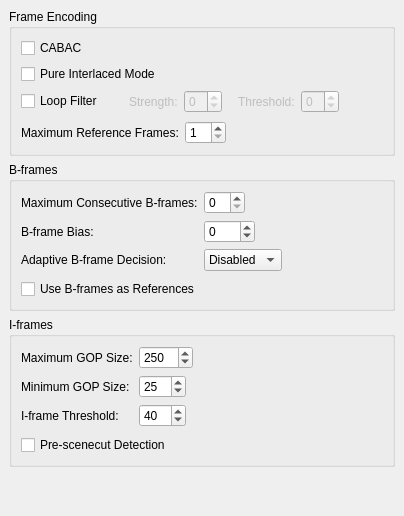
     <widget class="QWidget" name="tab_4" >
      <attribute name="title" >
       <string>Frame</string>
      </attribute>
      <layout class="QVBoxLayout" >
       <property name="margin" >
        <number>9</number>
       </property>
       <property name="spacing" >
        <number>6</number>
       </property>
       <item>
        <widget class="QGroupBox" name="groupBox_6" >
         <property name="title" >
          <string>Frame Encoding</string>
         </property>
         <layout class="QVBoxLayout" >
          <property name="margin" >
           <number>9</number>
          </property>
          <property name="spacing" >
           <number>6</number>
          </property>
          <item>
           <widget class="QCheckBox" name="cabacCheckBox" >
            <property name="text" >
             <string>CABAC</string>
            </property>
           </widget>
          </item>
          <item>
           <widget class="QCheckBox" name="interlacedCheckBox" >
            <property name="text" >
             <string>Pure Interlaced Mode</string>
            </property>
           </widget>
          </item>
          <item>
           <layout class="QHBoxLayout" >
            <property name="margin" >
             <number>0</number>
            </property>
            <property name="spacing" >
             <number>6</number>
            </property>
            <item>
             <widget class="QCheckBox" name="loopFilterCheckBox" >
              <property name="text" >
               <string>Loop Filter</string>
              </property>
             </widget>
            </item>
            <item>
             <layout class="QHBoxLayout" >
              <property name="margin" >
               <number>0</number>
              </property>
              <property name="spacing" >
               <number>6</number>
              </property>
              <item>
               <spacer>
                <property name="orientation" >
                 <enum>Qt::Horizontal</enum>
                </property>
                <property name="sizeType" >
                 <enum>QSizePolicy::Fixed</enum>
                </property>
                <property name="sizeHint" >
                 <size>
                  <width>20</width>
                  <height>20</height>
                 </size>
                </property>
               </spacer>
              </item>
              <item>
               <layout class="QHBoxLayout" >
                <property name="margin" >
                 <number>0</number>
                </property>
                <property name="spacing" >
                 <number>6</number>
                </property>
                <item>
                 <widget class="QLabel" name="alphaC0Label" >
                  <property name="enabled" >
                   <bool>false</bool>
                  </property>
                  <property name="text" >
                   <string>Strength:</string>
                  </property>
                 </widget>
                </item>
                <item>
                 <widget class="QSpinBox" name="alphaC0SpinBox" >
                  <property name="enabled" >
                   <bool>false</bool>
                  </property>
                  <property name="maximum" >
                   <number>6</number>
                  </property>
                  <property name="minimum" >
                   <number>-6</number>
                  </property>
                 </widget>
                </item>
                <item>
                 <spacer>
                  <property name="orientation" >
                   <enum>Qt::Horizontal</enum>
                  </property>
                  <property name="sizeType" >
                   <enum>QSizePolicy::Fixed</enum>
                  </property>
                  <property name="sizeHint" >
                   <size>
                    <width>10</width>
                    <height>20</height>
                   </size>
                  </property>
                 </spacer>
                </item>
                <item>
                 <widget class="QLabel" name="betaLabel" >
                  <property name="enabled" >
                   <bool>false</bool>
                  </property>
                  <property name="text" >
                   <string>Threshold:</string>
                  </property>
                 </widget>
                </item>
                <item>
                 <widget class="QSpinBox" name="betaSpinBox" >
                  <property name="enabled" >
                   <bool>false</bool>
                  </property>
                  <property name="maximum" >
                   <number>6</number>
                  </property>
                  <property name="minimum" >
                   <number>-6</number>
                  </property>
                 </widget>
                </item>
                <item>
                 <spacer>
                  <property name="orientation" >
                   <enum>Qt::Horizontal</enum>
                  </property>
                  <property name="sizeType" >
                   <enum>QSizePolicy::MinimumExpanding</enum>
                  </property>
                  <property name="sizeHint" >
                   <size>
                    <width>10</width>
                    <height>20</height>
                   </size>
                  </property>
                 </spacer>
                </item>
               </layout>
              </item>
             </layout>
            </item>
           </layout>
          </item>
          <item>
           <spacer>
            <property name="orientation" >
             <enum>Qt::Vertical</enum>
            </property>
            <property name="sizeType" >
             <enum>QSizePolicy::Fixed</enum>
            </property>
            <property name="sizeHint" >
             <size>
              <width>20</width>
              <height>2</height>
             </size>
            </property>
           </spacer>
          </item>
          <item>
           <layout class="QHBoxLayout" >
            <property name="margin" >
             <number>0</number>
            </property>
            <property name="spacing" >
             <number>6</number>
            </property>
            <item>
             <widget class="QLabel" name="label_30" >
              <property name="text" >
               <string>Maximum Reference Frames:</string>
              </property>
             </widget>
            </item>
            <item>
             <layout class="QHBoxLayout" >
              <property name="margin" >
               <number>0</number>
              </property>
              <property name="spacing" >
               <number>6</number>
              </property>
              <item>
               <widget class="QSpinBox" name="refFramesSpinBox" >
                <property name="maximum" >
                 <number>16</number>
                </property>
                <property name="minimum" >
                 <number>1</number>
                </property>
               </widget>
              </item>
              <item>
               <spacer>
                <property name="orientation" >
                 <enum>Qt::Horizontal</enum>
                </property>
                <property name="sizeType" >
                 <enum>QSizePolicy::MinimumExpanding</enum>
                </property>
                <property name="sizeHint" >
                 <size>
                  <width>10</width>
                  <height>20</height>
                 </size>
                </property>
               </spacer>
              </item>
             </layout>
            </item>
           </layout>
          </item>
         </layout>
        </widget>
       </item>
       <item>
        <widget class="QGroupBox" name="groupBox_9" >
         <property name="title" >
          <string>B-frames</string>
         </property>
         <layout class="QVBoxLayout" >
          <property name="margin" >
           <number>9</number>
          </property>
          <property name="spacing" >
           <number>6</number>
          </property>
          <item>
           <layout class="QGridLayout" >
            <property name="margin" >
             <number>0</number>
            </property>
            <property name="spacing" >
             <number>6</number>
            </property>
            <item row="0" column="0" >
             <widget class="QLabel" name="label_31" >
              <property name="text" >
               <string>Maximum Consecutive B-frames:</string>
              </property>
             </widget>
            </item>
            <item row="2" column="0" >
             <widget class="QLabel" name="label_4" >
              <property name="text" >
               <string>Adaptive B-frame Decision:</string>
              </property>
             </widget>
            </item>
            <item row="1" column="0" >
             <widget class="QLabel" name="label_29" >
              <property name="text" >
               <string>B-frame Bias:</string>
              </property>
             </widget>
            </item>
            <item row="2" column="1" >
             <layout class="QHBoxLayout" >
              <property name="margin" >
               <number>0</number>
              </property>
              <property name="spacing" >
               <number>6</number>
              </property>
              <item>
               <widget class="QComboBox" name="adaptiveBFrameComboBox" >
                <item>
                 <property name="text" >
                  <string>Disabled</string>
                 </property>
                </item>
                <item>
                 <property name="text" >
                  <string>Fast</string>
                 </property>
                </item>
                <item>
                 <property name="text" >
                  <string>Optimal</string>
                 </property>
                </item>
               </widget>
              </item>
              <item>
               <spacer>
                <property name="orientation" >
                 <enum>Qt::Horizontal</enum>
                </property>
                <property name="sizeHint" >
                 <size>
                  <width>40</width>
                  <height>20</height>
                 </size>
                </property>
               </spacer>
              </item>
             </layout>
            </item>
            <item row="1" column="1" >
             <layout class="QHBoxLayout" >
              <property name="margin" >
               <number>0</number>
              </property>
              <property name="spacing" >
               <number>6</number>
              </property>
              <item>
               <widget class="QSpinBox" name="BFrameBiasSpinBox" >
                <property name="maximum" >
                 <number>100</number>
                </property>
                <property name="minimum" >
                 <number>-100</number>
                </property>
               </widget>
              </item>
              <item>
               <spacer>
                <property name="orientation" >
                 <enum>Qt::Horizontal</enum>
                </property>
                <property name="sizeType" >
                 <enum>QSizePolicy::MinimumExpanding</enum>
                </property>
                <property name="sizeHint" >
                 <size>
                  <width>10</width>
                  <height>20</height>
                 </size>
                </property>
               </spacer>
              </item>
             </layout>
            </item>
            <item row="0" column="1" >
             <layout class="QHBoxLayout" >
              <property name="margin" >
               <number>0</number>
              </property>
              <property name="spacing" >
               <number>6</number>
              </property>
              <item>
               <widget class="QSpinBox" name="maxBFramesSpinBox" >
                <property name="maximum" >
                 <number>16</number>
                </property>
               </widget>
              </item>
              <item>
               <spacer>
                <property name="orientation" >
                 <enum>Qt::Horizontal</enum>
                </property>
                <property name="sizeType" >
                 <enum>QSizePolicy::MinimumExpanding</enum>
                </property>
                <property name="sizeHint" >
                 <size>
                  <width>10</width>
                  <height>20</height>
                 </size>
                </property>
               </spacer>
              </item>
             </layout>
            </item>
           </layout>
          </item>
          <item>
           <spacer>
            <property name="orientation" >
             <enum>Qt::Vertical</enum>
            </property>
            <property name="sizeType" >
             <enum>QSizePolicy::Fixed</enum>
            </property>
            <property name="sizeHint" >
             <size>
              <width>362</width>
              <height>2</height>
             </size>
            </property>
           </spacer>
          </item>
          <item>
           <widget class="QCheckBox" name="bFrameRefCheckBox" >
            <property name="text" >
             <string>Use B-frames as References</string>
            </property>
           </widget>
          </item>
         </layout>
        </widget>
       </item>
       <item>
        <widget class="QGroupBox" name="groupBox_8" >
         <property name="title" >
          <string>I-frames</string>
         </property>
         <layout class="QVBoxLayout" >
          <property name="margin" >
           <number>9</number>
          </property>
          <property name="spacing" >
           <number>6</number>
          </property>
          <item>
           <layout class="QVBoxLayout" >
            <property name="margin" >
             <number>0</number>
            </property>
            <property name="spacing" >
             <number>6</number>
            </property>
            <item>
             <layout class="QGridLayout" >
              <property name="margin" >
               <number>0</number>
              </property>
              <property name="spacing" >
               <number>6</number>
              </property>
              <item row="1" column="1" >
               <layout class="QHBoxLayout" >
                <property name="margin" >
                 <number>0</number>
                </property>
                <property name="spacing" >
                 <number>6</number>
                </property>
                <item>
                 <widget class="QSpinBox" name="minGopSizeSpinBox" >
                  <property name="maximum" >
                   <number>100</number>
                  </property>
                  <property name="value" >
                   <number>25</number>
                  </property>
                 </widget>
                </item>
                <item>
                 <spacer>
                  <property name="orientation" >
                   <enum>Qt::Horizontal</enum>
                  </property>
                  <property name="sizeType" >
                   <enum>QSizePolicy::MinimumExpanding</enum>
                  </property>
                  <property name="sizeHint" >
                   <size>
                    <width>10</width>
                    <height>20</height>
                   </size>
                  </property>
                 </spacer>
                </item>
               </layout>
              </item>
              <item row="0" column="0" >
               <widget class="QLabel" name="label_26" >
                <property name="text" >
                 <string>Maximum GOP Size:</string>
                </property>
               </widget>
              </item>
              <item row="2" column="0" >
               <widget class="QLabel" name="label_27" >
                <property name="text" >
                 <string>I-frame Threshold:</string>
                </property>
               </widget>
              </item>
              <item row="0" column="1" >
               <layout class="QHBoxLayout" >
                <property name="margin" >
                 <number>0</number>
                </property>
                <property name="spacing" >
                 <number>6</number>
                </property>
                <item>
                 <widget class="QSpinBox" name="maxGopSizeSpinBox" >
                  <property name="maximum" >
                   <number>1000</number>
                  </property>
                  <property name="minimum" >
                   <number>1</number>
                  </property>
                  <property name="value" >
                   <number>250</number>
                  </property>
                 </widget>
                </item>
                <item>
                 <spacer>
                  <property name="orientation" >
                   <enum>Qt::Horizontal</enum>
                  </property>
                  <property name="sizeType" >
                   <enum>QSizePolicy::MinimumExpanding</enum>
                  </property>
                  <property name="sizeHint" >
                   <size>
                    <width>10</width>
                    <height>20</height>
                   </size>
                  </property>
                 </spacer>
                </item>
               </layout>
              </item>
              <item row="1" column="0" >
               <widget class="QLabel" name="label_28" >
                <property name="text" >
                 <string>Minimum GOP Size:</string>
                </property>
               </widget>
              </item>
              <item row="2" column="1" >
               <layout class="QHBoxLayout" >
                <property name="margin" >
                 <number>0</number>
                </property>
                <property name="spacing" >
                 <number>6</number>
                </property>
                <item>
                 <widget class="QSpinBox" name="IFrameThresholdSpinBox" >
                  <property name="maximum" >
                   <number>100</number>
                  </property>
                  <property name="value" >
                   <number>40</number>
                  </property>
                 </widget>
                </item>
                <item>
                 <spacer>
                  <property name="orientation" >
                   <enum>Qt::Horizontal</enum>
                  </property>
                  <property name="sizeType" >
                   <enum>QSizePolicy::MinimumExpanding</enum>
                  </property>
                  <property name="sizeHint" >
                   <size>
                    <width>10</width>
                    <height>20</height>
                   </size>
                  </property>
                 </spacer>
                </item>
               </layout>
              </item>
             </layout>
            </item>
            <item>
             <spacer>
              <property name="orientation" >
               <enum>Qt::Vertical</enum>
              </property>
              <property name="sizeType" >
               <enum>QSizePolicy::Fixed</enum>
              </property>
              <property name="sizeHint" >
               <size>
                <width>362</width>
                <height>2</height>
               </size>
              </property>
             </spacer>
            </item>
            <item>
             <widget class="QCheckBox" name="scenecutDetectionCheckBox" >
              <property name="text" >
               <string>Pre-scenecut Detection</string>
              </property>
             </widget>
            </item>
           </layout>
          </item>
         </layout>
        </widget>
       </item>
       <item>
        <spacer>
         <property name="orientation" >
          <enum>Qt::Vertical</enum>
         </property>
         <property name="sizeHint" >
          <size>
           <width>20</width>
           <height>40</height>
          </size>
         </property>
        </spacer>
       </item>
      </layout>
     </widget>
